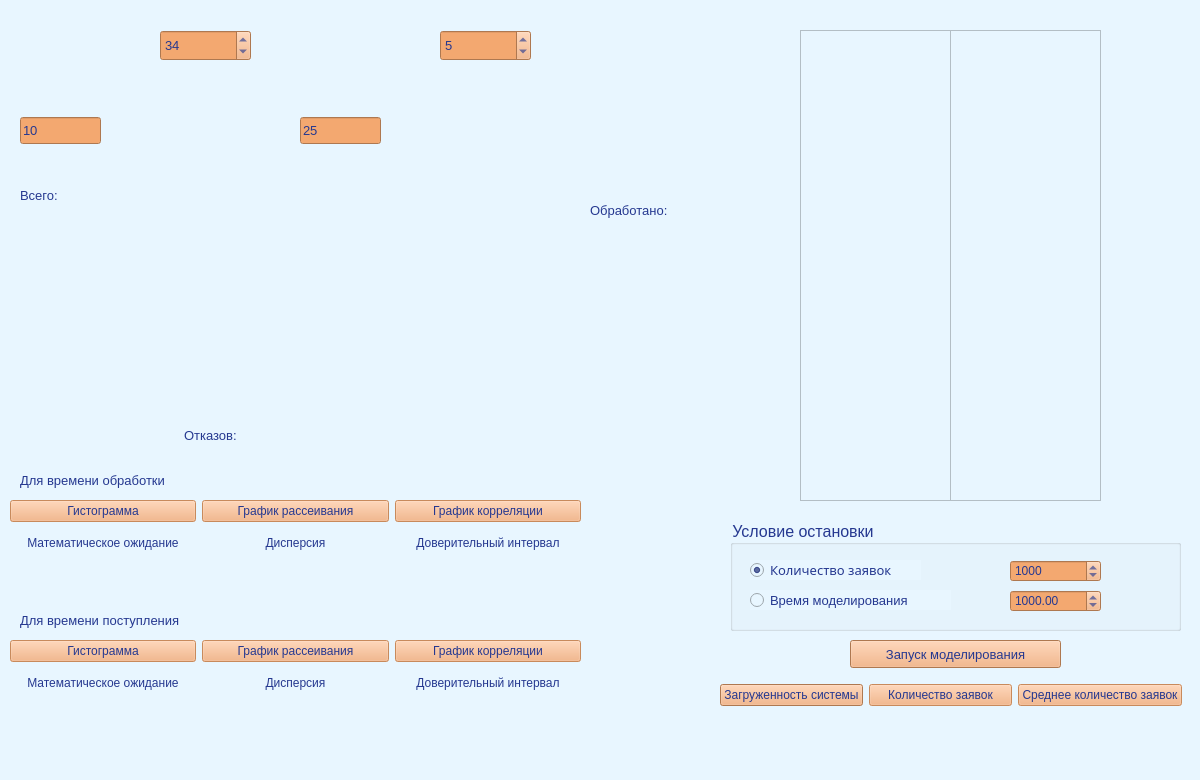
<?xml version="1.0" encoding="UTF-8"?>
<ui version="4.0">
 <class>MainWindow</class>
 <widget class="QMainWindow" name="MainWindow">
  <property name="geometry">
   <rect>
    <x>0</x>
    <y>0</y>
    <width>1200</width>
    <height>780</height>
   </rect>
  </property>
  <property name="minimumSize">
   <size>
    <width>1200</width>
    <height>780</height>
   </size>
  </property>
  <property name="maximumSize">
   <size>
    <width>1200</width>
    <height>780</height>
   </size>
  </property>
  <property name="windowTitle">
   <string>Система массового обслуживания</string>
  </property>
  <property name="styleSheet">
   <string notr="true">background-color: rgb(232, 246, 255);</string>
  </property>
  <widget class="QWidget" name="centralwidget">
   <widget class="QPushButton" name="startButton">
    <property name="geometry">
     <rect>
      <x>850</x>
      <y>640</y>
      <width>211</width>
      <height>28</height>
     </rect>
    </property>
    <property name="font">
     <font>
      <pointsize>10</pointsize>
     </font>
    </property>
    <property name="styleSheet">
     <string notr="true">background-color: rgb(243, 168, 112);
color: rgb(37, 56, 144);</string>
    </property>
    <property name="text">
     <string>Запуск моделирования</string>
    </property>
   </widget>
   <widget class="QWidget" name="widget" native="true">
    <property name="geometry">
     <rect>
      <x>20</x>
      <y>90</y>
      <width>141</width>
      <height>81</height>
     </rect>
    </property>
    <property name="styleSheet">
     <string notr="true">border-image: url(:/images/arrow_right_next_forward_icon.png) 0 0 0 0 stretch stretch;</string>
    </property>
    <widget class="QLineEdit" name="middleArrivalTime">
     <property name="geometry">
      <rect>
       <x>0</x>
       <y>27</y>
       <width>81</width>
       <height>27</height>
      </rect>
     </property>
     <property name="font">
      <font>
       <pointsize>10</pointsize>
      </font>
     </property>
     <property name="whatsThis">
      <string/>
     </property>
     <property name="styleSheet">
      <string notr="true">border-image: none;
background-color: rgb(243, 168, 112);
color: rgb(37, 56, 144);</string>
     </property>
     <property name="text">
      <string>10</string>
     </property>
    </widget>
   </widget>
   <widget class="QWidget" name="widget_2" native="true">
    <property name="geometry">
     <rect>
      <x>440</x>
      <y>60</y>
      <width>141</width>
      <height>141</height>
     </rect>
    </property>
    <property name="styleSheet">
     <string notr="true">border-image: url(:/images/rocket_startup_monitor_screen_computer_icon.png);</string>
    </property>
   </widget>
   <widget class="QGroupBox" name="groupBox">
    <property name="geometry">
     <rect>
      <x>730</x>
      <y>520</y>
      <width>451</width>
      <height>111</height>
     </rect>
    </property>
    <property name="font">
     <font>
      <pointsize>12</pointsize>
     </font>
    </property>
    <property name="styleSheet">
     <string notr="true">color: rgb(37, 56, 144);</string>
    </property>
    <property name="title">
     <string>Условие остановки</string>
    </property>
    <widget class="QRadioButton" name="radioButtonTask">
     <property name="geometry">
      <rect>
       <x>20</x>
       <y>40</y>
       <width>171</width>
       <height>20</height>
      </rect>
     </property>
     <property name="font">
      <font>
       <family>Niagara Solid</family>
       <pointsize>10</pointsize>
      </font>
     </property>
     <property name="text">
      <string>Количество заявок</string>
     </property>
     <property name="checked">
      <bool>true</bool>
     </property>
    </widget>
    <widget class="QRadioButton" name="radioButtonTime">
     <property name="geometry">
      <rect>
       <x>20</x>
       <y>70</y>
       <width>201</width>
       <height>20</height>
      </rect>
     </property>
     <property name="font">
      <font>
       <pointsize>10</pointsize>
      </font>
     </property>
     <property name="text">
      <string>Время моделирования</string>
     </property>
    </widget>
    <widget class="QSpinBox" name="taskCounter">
     <property name="geometry">
      <rect>
       <x>280</x>
       <y>40</y>
       <width>91</width>
       <height>22</height>
      </rect>
     </property>
     <property name="styleSheet">
      <string notr="true">background-color: rgb(243, 168, 112);</string>
     </property>
     <property name="maximum">
      <number>1000000</number>
     </property>
     <property name="singleStep">
      <number>10</number>
     </property>
     <property name="value">
      <number>1000</number>
     </property>
    </widget>
    <widget class="QDoubleSpinBox" name="timeCounter">
     <property name="enabled">
      <bool>false</bool>
     </property>
     <property name="geometry">
      <rect>
       <x>280</x>
       <y>70</y>
       <width>91</width>
       <height>22</height>
      </rect>
     </property>
     <property name="styleSheet">
      <string notr="true">background-color: rgb(243, 168, 112);</string>
     </property>
     <property name="maximum">
      <double>9999999999.989999771118164</double>
     </property>
     <property name="singleStep">
      <double>500.000000000000000</double>
     </property>
     <property name="value">
      <double>1000.000000000000000</double>
     </property>
    </widget>
   </widget>
   <widget class="QSpinBox" name="deviceCount">
    <property name="geometry">
     <rect>
      <x>440</x>
      <y>30</y>
      <width>91</width>
      <height>31</height>
     </rect>
    </property>
    <property name="font">
     <font>
      <family>MS Shell Dlg 2</family>
      <pointsize>10</pointsize>
     </font>
    </property>
    <property name="styleSheet">
     <string notr="true">background-color: rgb(243, 168, 112);
color: rgb(37, 56, 144);</string>
    </property>
    <property name="maximum">
     <number>10</number>
    </property>
    <property name="value">
     <number>5</number>
    </property>
   </widget>
   <widget class="QWidget" name="widget_5" native="true">
    <property name="geometry">
     <rect>
      <x>160</x>
      <y>60</y>
      <width>141</width>
      <height>141</height>
     </rect>
    </property>
    <property name="styleSheet">
     <string notr="true">border-image: url(:/images/coin_money_finance_payment_icon.png);</string>
    </property>
   </widget>
   <widget class="QWidget" name="widget_7" native="true">
    <property name="geometry">
     <rect>
      <x>200</x>
      <y>200</y>
      <width>71</width>
      <height>101</height>
     </rect>
    </property>
    <property name="styleSheet">
     <string notr="true">border-image: url(:/images/oie.png) 0 0 0 0 stretch stretch;</string>
    </property>
   </widget>
   <widget class="QWidget" name="widget_8" native="true">
    <property name="geometry">
     <rect>
      <x>180</x>
      <y>300</y>
      <width>111</width>
      <height>101</height>
     </rect>
    </property>
    <property name="styleSheet">
     <string notr="true">border-image: url(:/images/trash_garbage_can_bin_ecology_icon.png) 0 0 0 0 stretch stretch;</string>
    </property>
   </widget>
   <widget class="QSpinBox" name="queueSize">
    <property name="geometry">
     <rect>
      <x>160</x>
      <y>30</y>
      <width>91</width>
      <height>31</height>
     </rect>
    </property>
    <property name="font">
     <font>
      <family>MS Shell Dlg 2</family>
      <pointsize>10</pointsize>
     </font>
    </property>
    <property name="styleSheet">
     <string notr="true">background-color: rgb(243, 168, 112);
color: rgb(37, 56, 144);</string>
    </property>
    <property name="maximum">
     <number>1000</number>
    </property>
    <property name="value">
     <number>34</number>
    </property>
   </widget>
   <widget class="QWidget" name="widget_9" native="true">
    <property name="geometry">
     <rect>
      <x>300</x>
      <y>90</y>
      <width>141</width>
      <height>81</height>
     </rect>
    </property>
    <property name="styleSheet">
     <string notr="true">border-image: url(:/images/arrow_right_next_forward_icon.png) 0 0 0 0 stretch stretch;</string>
    </property>
    <widget class="QLineEdit" name="middleProcTime">
     <property name="geometry">
      <rect>
       <x>0</x>
       <y>27</y>
       <width>81</width>
       <height>27</height>
      </rect>
     </property>
     <property name="font">
      <font>
       <pointsize>10</pointsize>
      </font>
     </property>
     <property name="whatsThis">
      <string/>
     </property>
     <property name="styleSheet">
      <string notr="true">border-image: none;
background-color: rgb(243, 168, 112);
color: rgb(37, 56, 144);</string>
     </property>
     <property name="text">
      <string>25</string>
     </property>
    </widget>
   </widget>
   <widget class="QWidget" name="widget_10" native="true">
    <property name="geometry">
     <rect>
      <x>580</x>
      <y>90</y>
      <width>151</width>
      <height>81</height>
     </rect>
    </property>
    <property name="styleSheet">
     <string notr="true">border-image: url(:/images/arrow_right_next_forward_icon.png) 0 0 0 0 stretch stretch;</string>
    </property>
   </widget>
   <widget class="QLabel" name="garbage">
    <property name="geometry">
     <rect>
      <x>184</x>
      <y>410</y>
      <width>111</width>
      <height>51</height>
     </rect>
    </property>
    <property name="font">
     <font>
      <pointsize>10</pointsize>
     </font>
    </property>
    <property name="styleSheet">
     <string notr="true">color: rgb(37, 56, 144);</string>
    </property>
    <property name="text">
     <string>Отказов:  </string>
    </property>
   </widget>
   <widget class="QWidget" name="verticalLayoutWidget">
    <property name="geometry">
     <rect>
      <x>10</x>
      <y>640</y>
      <width>571</width>
      <height>91</height>
     </rect>
    </property>
    <layout class="QVBoxLayout" name="verticalLayout">
     <item>
      <layout class="QHBoxLayout" name="horizontalLayout">
       <item>
        <widget class="QPushButton" name="barGraph">
         <property name="enabled">
          <bool>false</bool>
         </property>
         <property name="styleSheet">
          <string notr="true">background-color: rgb(243, 168, 112);
color: rgb(37, 56, 144);</string>
         </property>
         <property name="text">
          <string>Гистограмма</string>
         </property>
        </widget>
       </item>
       <item>
        <widget class="QPushButton" name="scatter">
         <property name="enabled">
          <bool>false</bool>
         </property>
         <property name="styleSheet">
          <string notr="true">background-color: rgb(243, 168, 112);
color: rgb(37, 56, 144);</string>
         </property>
         <property name="text">
          <string>График рассеивания</string>
         </property>
        </widget>
       </item>
       <item>
        <widget class="QPushButton" name="correlation">
         <property name="enabled">
          <bool>false</bool>
         </property>
         <property name="styleSheet">
          <string notr="true">background-color: rgb(243, 168, 112);
color: rgb(37, 56, 144);</string>
         </property>
         <property name="text">
          <string>График корреляции</string>
         </property>
        </widget>
       </item>
      </layout>
     </item>
     <item>
      <layout class="QHBoxLayout" name="horizontalLayout_5">
       <item>
        <widget class="QLabel" name="label_6">
         <property name="styleSheet">
          <string notr="true">color: rgb(37, 56, 144);</string>
         </property>
         <property name="text">
          <string>Математическое ожидание</string>
         </property>
         <property name="alignment">
          <set>Qt::AlignCenter</set>
         </property>
        </widget>
       </item>
       <item>
        <widget class="QLabel" name="label_7">
         <property name="styleSheet">
          <string notr="true">color: rgb(37, 56, 144);</string>
         </property>
         <property name="text">
          <string>Дисперсия</string>
         </property>
         <property name="alignment">
          <set>Qt::AlignCenter</set>
         </property>
        </widget>
       </item>
       <item>
        <widget class="QLabel" name="label_8">
         <property name="styleSheet">
          <string notr="true">color: rgb(37, 56, 144);</string>
         </property>
         <property name="text">
          <string>Доверительный интервал</string>
         </property>
         <property name="alignment">
          <set>Qt::AlignCenter</set>
         </property>
        </widget>
       </item>
      </layout>
     </item>
     <item>
      <layout class="QHBoxLayout" name="horizontalLayout_3">
       <item>
        <widget class="QLabel" name="labelExpectValue">
         <property name="font">
          <font>
           <pointsize>8</pointsize>
          </font>
         </property>
         <property name="styleSheet">
          <string notr="true">color: rgb(37, 56, 144);</string>
         </property>
         <property name="text">
          <string/>
         </property>
         <property name="alignment">
          <set>Qt::AlignCenter</set>
         </property>
        </widget>
       </item>
       <item>
        <widget class="QLabel" name="labelDisp">
         <property name="font">
          <font>
           <pointsize>8</pointsize>
          </font>
         </property>
         <property name="styleSheet">
          <string notr="true">color: rgb(37, 56, 144);</string>
         </property>
         <property name="text">
          <string/>
         </property>
         <property name="alignment">
          <set>Qt::AlignCenter</set>
         </property>
        </widget>
       </item>
       <item>
        <widget class="QLabel" name="labelContInt">
         <property name="font">
          <font>
           <pointsize>8</pointsize>
          </font>
         </property>
         <property name="styleSheet">
          <string notr="true">color: rgb(37, 56, 144);</string>
         </property>
         <property name="text">
          <string/>
         </property>
         <property name="alignment">
          <set>Qt::AlignCenter</set>
         </property>
        </widget>
       </item>
      </layout>
     </item>
    </layout>
   </widget>
   <widget class="QLabel" name="allTasks">
    <property name="geometry">
     <rect>
      <x>20</x>
      <y>170</y>
      <width>141</width>
      <height>51</height>
     </rect>
    </property>
    <property name="font">
     <font>
      <pointsize>10</pointsize>
     </font>
    </property>
    <property name="styleSheet">
     <string notr="true">color: rgb(37, 56, 144);</string>
    </property>
    <property name="text">
     <string>Всего:</string>
    </property>
   </widget>
   <widget class="QLabel" name="readyTasks">
    <property name="geometry">
     <rect>
      <x>590</x>
      <y>180</y>
      <width>131</width>
      <height>61</height>
     </rect>
    </property>
    <property name="font">
     <font>
      <pointsize>10</pointsize>
     </font>
    </property>
    <property name="styleSheet">
     <string notr="true">color: rgb(37, 56, 144);</string>
    </property>
    <property name="text">
     <string>Обработано: </string>
    </property>
   </widget>
   <widget class="QTableWidget" name="tableWidget">
    <property name="geometry">
     <rect>
      <x>800</x>
      <y>30</y>
      <width>151</width>
      <height>471</height>
     </rect>
    </property>
    <property name="styleSheet">
     <string notr="true">color: rgb(37, 56, 144);</string>
    </property>
    <property name="columnCount">
     <number>0</number>
    </property>
   </widget>
   <widget class="QWidget" name="verticalLayoutWidget_2">
    <property name="geometry">
     <rect>
      <x>10</x>
      <y>500</y>
      <width>571</width>
      <height>91</height>
     </rect>
    </property>
    <layout class="QVBoxLayout" name="verticalLayout_2">
     <item>
      <layout class="QHBoxLayout" name="horizontalLayout_4">
       <item>
        <widget class="QPushButton" name="barGraph_2">
         <property name="enabled">
          <bool>false</bool>
         </property>
         <property name="styleSheet">
          <string notr="true">background-color: rgb(243, 168, 112);
color: rgb(37, 56, 144);</string>
         </property>
         <property name="text">
          <string>Гистограмма</string>
         </property>
        </widget>
       </item>
       <item>
        <widget class="QPushButton" name="scatter_2">
         <property name="enabled">
          <bool>false</bool>
         </property>
         <property name="styleSheet">
          <string notr="true">background-color: rgb(243, 168, 112);
color: rgb(37, 56, 144);</string>
         </property>
         <property name="text">
          <string>График рассеивания</string>
         </property>
        </widget>
       </item>
       <item>
        <widget class="QPushButton" name="correlation_2">
         <property name="enabled">
          <bool>false</bool>
         </property>
         <property name="styleSheet">
          <string notr="true">background-color: rgb(243, 168, 112);
color: rgb(37, 56, 144);</string>
         </property>
         <property name="text">
          <string>График корреляции</string>
         </property>
        </widget>
       </item>
      </layout>
     </item>
     <item>
      <layout class="QHBoxLayout" name="horizontalLayout_2">
       <item>
        <widget class="QLabel" name="label_3">
         <property name="styleSheet">
          <string notr="true">color: rgb(37, 56, 144);</string>
         </property>
         <property name="text">
          <string>Математическое ожидание</string>
         </property>
         <property name="alignment">
          <set>Qt::AlignCenter</set>
         </property>
        </widget>
       </item>
       <item>
        <widget class="QLabel" name="label_5">
         <property name="styleSheet">
          <string notr="true">color: rgb(37, 56, 144);</string>
         </property>
         <property name="text">
          <string>Дисперсия</string>
         </property>
         <property name="alignment">
          <set>Qt::AlignCenter</set>
         </property>
        </widget>
       </item>
       <item>
        <widget class="QLabel" name="label_4">
         <property name="styleSheet">
          <string notr="true">color: rgb(37, 56, 144);</string>
         </property>
         <property name="text">
          <string>Доверительный интервал</string>
         </property>
         <property name="alignment">
          <set>Qt::AlignCenter</set>
         </property>
        </widget>
       </item>
      </layout>
     </item>
     <item>
      <layout class="QHBoxLayout" name="horizontalLayout_6">
       <item>
        <widget class="QLabel" name="labelExpectValue_2">
         <property name="font">
          <font>
           <pointsize>8</pointsize>
          </font>
         </property>
         <property name="styleSheet">
          <string notr="true">color: rgb(37, 56, 144);</string>
         </property>
         <property name="text">
          <string/>
         </property>
         <property name="alignment">
          <set>Qt::AlignCenter</set>
         </property>
        </widget>
       </item>
       <item>
        <widget class="QLabel" name="labelDisp_2">
         <property name="font">
          <font>
           <pointsize>8</pointsize>
          </font>
         </property>
         <property name="styleSheet">
          <string notr="true">color: rgb(37, 56, 144);</string>
         </property>
         <property name="text">
          <string/>
         </property>
         <property name="alignment">
          <set>Qt::AlignCenter</set>
         </property>
        </widget>
       </item>
       <item>
        <widget class="QLabel" name="labelContInt_2">
         <property name="font">
          <font>
           <pointsize>8</pointsize>
          </font>
         </property>
         <property name="styleSheet">
          <string notr="true">color: rgb(37, 56, 144);</string>
         </property>
         <property name="text">
          <string/>
         </property>
         <property name="alignment">
          <set>Qt::AlignCenter</set>
         </property>
        </widget>
       </item>
      </layout>
     </item>
    </layout>
   </widget>
   <widget class="QTableWidget" name="tableWidget_2">
    <property name="geometry">
     <rect>
      <x>950</x>
      <y>30</y>
      <width>151</width>
      <height>471</height>
     </rect>
    </property>
    <property name="styleSheet">
     <string notr="true">color: rgb(37, 56, 144);</string>
    </property>
   </widget>
   <widget class="QLabel" name="label">
    <property name="geometry">
     <rect>
      <x>20</x>
      <y>610</y>
      <width>221</width>
      <height>21</height>
     </rect>
    </property>
    <property name="font">
     <font>
      <pointsize>10</pointsize>
     </font>
    </property>
    <property name="styleSheet">
     <string notr="true">color: rgb(37, 56, 144);</string>
    </property>
    <property name="text">
     <string>Для времени поступления</string>
    </property>
   </widget>
   <widget class="QLabel" name="label_2">
    <property name="geometry">
     <rect>
      <x>20</x>
      <y>470</y>
      <width>201</width>
      <height>20</height>
     </rect>
    </property>
    <property name="font">
     <font>
      <pointsize>10</pointsize>
     </font>
    </property>
    <property name="styleSheet">
     <string notr="true">color: rgb(37, 56, 144);</string>
    </property>
    <property name="text">
     <string>Для времени обработки</string>
    </property>
   </widget>
   <widget class="QWidget" name="horizontalLayoutWidget">
    <property name="geometry">
     <rect>
      <x>720</x>
      <y>670</y>
      <width>462</width>
      <height>51</height>
     </rect>
    </property>
    <layout class="QHBoxLayout" name="horizontalLayout_7">
     <item>
      <widget class="QPushButton" name="pushButton">
       <property name="styleSheet">
        <string notr="true">background-color: rgb(243, 168, 112);
color: rgb(37, 56, 144);</string>
       </property>
       <property name="text">
        <string>Загруженность системы</string>
       </property>
      </widget>
     </item>
     <item>
      <widget class="QPushButton" name="pushButton_2">
       <property name="enabled">
        <bool>false</bool>
       </property>
       <property name="styleSheet">
        <string notr="true">background-color: rgb(243, 168, 112);
color: rgb(37, 56, 144);</string>
       </property>
       <property name="text">
        <string>Количество заявок</string>
       </property>
      </widget>
     </item>
     <item>
      <widget class="QPushButton" name="pushButton_3">
       <property name="enabled">
        <bool>false</bool>
       </property>
       <property name="styleSheet">
        <string notr="true">background-color: rgb(243, 168, 112);
color: rgb(37, 56, 144);</string>
       </property>
       <property name="text">
        <string>Среднее количество заявок</string>
       </property>
      </widget>
     </item>
    </layout>
   </widget>
  </widget>
  <widget class="QMenuBar" name="menubar">
   <property name="geometry">
    <rect>
     <x>0</x>
     <y>0</y>
     <width>1200</width>
     <height>26</height>
    </rect>
   </property>
  </widget>
  <widget class="QStatusBar" name="statusbar"/>
 </widget>
 <resources>
  <include location="QRC.qrc"/>
 </resources>
 <connections/>
</ui>
